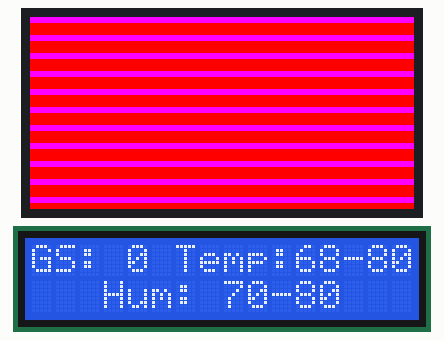
Bench run of a sketch on a simulated Arduino Mega 2560, built with avr-gcc and run on an emulated ATmega2560. Parts: 64×32 colour display, 16×2 character LCD.

Above: at 0.3 s.

The sketch:

LED_lighting_0.1.3.ino
```cpp
// Original code provided by Michael Schwindt and Kaylyn Wessel
// Edited by Mike Schwindt
// Version 0.1.3
// 9/04/18
// added a new color loop that will focus more on the red and blue lights, and instead of the whole screen
// being the same color I sectioned the display into 4 sub displays each with their own color/color loop


// testshapes demo for RGBmatrixPanel library.
// Demonstrates the drawing abilities of the RGBmatrixPanel library.
// For 32x64 RGB LED matrix.

// NOTE THIS CAN ONLY BE USED ON A MEGA! NOT ENOUGH RAM ON UNO!

#include <Adafruit_GFX.h>   // Core graphics library
#include <RGBmatrixPanel.h> // Hardware-specific library
#include <Keypad.h>
#include <LiquidCrystal.h>

#define OE   9
#define LAT 10
#define CLK 11
#define A   A0
#define B   A1
#define C   A2
#define D   A3


//for keypad
const byte ROWS = 4;  //four rows
const byte COLS = 3;  //three columns
char hexaKeys[ROWS][COLS] = {
  {'1','2','3'},
  {'4','5','6'},
  {'7','8','9'},
  {'*','0','#'}
};

byte rowPins[ROWS] = {7,2,3,5}; //connect to the pins of the board that correspond to rows
byte colPins[COLS] = {6,8,4}; //connect to the pins of the board that correspond to the columns

//initialize an instance of class NewKeypad
Keypad customKeypad = Keypad( makeKeymap(hexaKeys), rowPins, colPins, ROWS, COLS);
// initialize the library with the numbers of the interface pins on LCD screen
LiquidCrystal lcd(37,34,38,30,36,32);

//for LED
RGBmatrixPanel matrix(A, B, C, D, CLK, LAT, OE, false, 64);

// Globals for dim and bright
int BRIGHTNESS = 7;

// more globals
int GROWINGCYCLE = 0;
int HUMHIGH = 80;
int HUMLOW = 70;
int TEMPHIGH = 80;
int TEMPLOW = 68;
int red = BRIGHTNESS;
int blue = BRIGHTNESS;
int green = BRIGHTNESS;
int red2 = red;
int blue2 = blue;
int green2 = green;
int high = 7;
int low = 0;

unsigned long startMillis;  //some global variables available anywhere in the program
unsigned long startMillis2;
unsigned long startMillis3;
unsigned long currentMillis;
unsigned long currentMillis2;
unsigned long currentMillis3;
unsigned long period1 = 1000*1;  // second number is the number of seconds
unsigned long period2 = 1000;

void messageCancel()
{
      lcd.clear();
      lcd.begin(16,2);
      lcd.print("MESSAGE CANCELED!");
      delay (2000);
      lcd.clear();
}

void greenAndHello()
{
   // fix the screen with green
    matrix.fillRect(0, 0, matrix.width(), matrix.height(), matrix.Color333(0, BRIGHTNESS, 0));
    delay(2000);

    //Write HELLO across screen to get attention before message is displayed
     matrix.setCursor(3, 8);  //start at 8 pixels down and 3 pixels in
     matrix.setTextSize(2);   //size 2 == 16 pixels high
     matrix.setTextWrap(false);

   // fill the screen with 'black'
    matrix.fillScreen(matrix.Color333(0, 0, 0));

    matrix.setTextColor(matrix.Color333(BRIGHTNESS,BRIGHTNESS,BRIGHTNESS));
    matrix.print('H');
    delay(250);
    matrix.setTextColor(matrix.Color333(BRIGHTNESS,BRIGHTNESS,BRIGHTNESS));
    matrix.print('E');
    delay(250);
    matrix.setTextColor(matrix.Color333(BRIGHTNESS,BRIGHTNESS,BRIGHTNESS));
    matrix.print('L');
    delay(250);
    matrix.setTextColor(matrix.Color333(BRIGHTNESS,BRIGHTNESS,BRIGHTNESS));
    matrix.print('L');
    delay(250);
    //This last one will determine color for message as well since we do not change it anywhere else
    matrix.setTextColor(matrix.Color333(BRIGHTNESS,BRIGHTNESS,BRIGHTNESS));
    matrix.print('O');
    delay(2500);

    // fill the screen with 'black'
    matrix.fillScreen(matrix.Color333(0, 0, 0));
}
// return 1/true for good
// return 0/false for cancel
bool checkForCancel(long delayTime)
{
  int count = 0;
  char customKey;
  Serial.print(delayTime);
  Serial.print(" ");
  Serial.print(count);
  Serial.print("\n");
  while(count < delayTime)
  {
    customKey = customKeypad.getKey();
    if(customKey == '*')
    {
      return false;
    }
    delay(1);
    count = count + 1;
  }
  return true;
}

bool lcdCountDown(bool shorter = false)
{
    long Time = 1000; // approximately 1 sec
    // this is a work around, function was being weird with first number being too big
    // so this is how I got it to work correctly
    lcd.setCursor(14,1);
    lcd.print(" ");
    Serial.print("Going to 5 \n");
    if(!checkForCancel(100))
    {
      return false;
    }
    // just shorten time if needed
    if(!shorter)
    {
      lcd.setCursor(14,1);
      lcd.print(" 5");
      Serial.print("Going to 4 \n");
      if(!checkForCancel(Time))
      {
        return false;
      }
      lcd.setCursor(14,1);
      lcd.print(" 4");
      Serial.print("Going to 3 \n");
      if(!checkForCancel(Time))
      {
        return false;
      }
    }
    lcd.setCursor(14,1);
    lcd.print(" 3");
    Serial.print("Going to 2 \n");
    if(!checkForCancel(Time))
    {
      return false;
    }
    lcd.setCursor(14,1);
    lcd.print(" 2");
    Serial.print("Going to 1 \n");
    if(!checkForCancel(Time))
    {
      return false;
    }
    lcd.setCursor(14,1);
    lcd.print(" 1");
    Serial.print("Going to 0 \n");
    if(!checkForCancel(Time))
    {
      return false;
    }
    return true;
}

void preset()
{
  lcd.begin(16,2);
  lcd.print("Preset:");
}
// message for the LCS display
// return a 1/true for 'good to go'
// return a 0/false for 'cancel'
bool lcdMessages(char *num)
{
  if(num[0] == '0' && num[1] == '1')
  {
    preset();
    lcd.print(" Brights");
  }
  else if(num[0] == '0' && num[1] == '2')
  {
    preset();
    lcd.print(" Animals");
  }
  else if(num[0] == '0' && num[1] == '3')
  {
    preset();
    lcd.print(" Pass");
  }
    else if(num[0] == '0' && num[1] == '4')
  {
    preset();
    lcd.print("Road Work");
  }
    else if(num[0] == '0' && num[1] == '5')
  {
    preset();
    lcd.print(" ICE");
  }
    else if(num[0] == '0' && num[1] == '9')
  {
    preset();
    lcd.print(" F.U.");
  }
  else if(num[0] == '0' && num[1] == '#')
  {
    if(BRIGHTNESS == 7)
    {
      lcd.begin(16,2);
      lcd.print("Brightness");
      lcd.setCursor(0,1);
      lcd.print("turned DOWN");
      delay (1000);
      lcd.begin(16,2);
      lcd.print(" ");
      BRIGHTNESS = 3;
    }
    else if(BRIGHTNESS == 3)
    {
      lcd.begin(16,2);
      lcd.print("Brightness");
      lcd.setCursor(0,1);
      lcd.print("turned UP");
      delay (1000);
      lcd.begin(16,2);
      lcd.print(" ");
      BRIGHTNESS = 7;
    }
    return 0;
  }
  else
  {
    lcd.begin(16,2);
    lcd.print("No Preset for ");
    lcd.print(num[0]);
    lcd.print(num[1]);
    lcd.setCursor(0,1);
    lcd.print("Exiting");
    // use the short lcd countdown
    lcdCountDown(true);
    return 0;
  }

  lcd.setCursor(0,1);
  lcd.print("Displaying in:");
  if(!lcdCountDown())
  {
    return 0;
  }
  lcd.begin(16,2);
  lcd.print("message sent");
  delay (1000);
  lcd.begin(16,2);
  lcd.print(" ");
  return 1;
}

char getKeyVal(int timer = 500)
{
  int count = 0;
  while(count <= timer)
  {
    char customKey = customKeypad.getKey();
    if(customKey != NULL)
    {
      return customKey;
    }
    if(timer != 0)
    {
      delay(1);
      count++;
    }
    else
    {
      count = 0;
    }
  }
  // if it leaves the while loop based on the timer return the char '?'
  return '?';
}

// this is where we will add future messages
void messages(char *key, bool testing = false)
{
  int displayTime = 25000;
  if(testing)
  {
    displayTime = displayTime/4;
  }
  // 01 change growing stage
  // 02 change HUMHIGH
  // 03 change HUMLOW
  // 04 change TEMPHIGH
  // 05 change TEMPLOW
  if (key[0] == '0' && key[1] == '1')
  {
    lcd.begin(16,2);
    lcd.print("Current GS: ");
    lcd.print(GROWINGCYCLE);
    char key = getKeyVal(0);
    while(key != "*")
    {
      lcd.begin(16,2);
      lcd.print("Current GROWINGSTAGE: ");
      lcd.print(GROWINGCYCLE);
      incrDecr(GROWINGCYCLE, key);
    }
  }

  if (key[0] == '0' && key[1] == '1')
  {
    lcd.begin(16,2);
    lcd.print("Current HUMHIGH: ");
    lcd.print(HUMHIGH);
    char key = getKeyVal(0);
    while(key != "*")
    {
      lcd.begin(16,2);
      lcd.print("Current HUMHIGH: ");
      lcd.print(HUMHIGH);
      incrDecr(HUMHIGH, key);
    }
  }
  else if (key[0] == '0' && key[1] == '2')
  {
    lcd.begin(16,2);
    lcd.print("Current HUMLOW: ");
    lcd.print(HUMLOW);
    char key = getKeyVal(0);
    while(key != "*")
    {
      lcd.begin(16,2);
      lcd.print("Current HUMLOW: ");
      lcd.print(HUMLOW);
      incrDecr(HUMLOW, key);
    }
  }
  else if (key[0] == '0' && key[1] == '3')
  {
    lcd.begin(16,2);
    lcd.print("Current TEMPLOW: ");
    lcd.print(TEMPLOW);
    char key = getKeyVal(0);
    while(key != "*")
    {
      lcd.begin(16,2);
      lcd.print("Current TEMPLOW: ");
      lcd.print(TEMPLOW);
      incrDecr(TEMPLOW, key);
    }
  }

  else if (key[0] == '0' && key[1] == '4')
  {
    lcd.begin(16,2);
    lcd.print("Current HUMLOW: ");
    lcd.print(TEMPHIGH);
    char key = getKeyVal(0);
    while(key != "*")
    {
      lcd.begin(16,2);
      lcd.print("Current TEMPHIGH: ");
      lcd.print(TEMPHIGH);
      incrDecr(TEMPHIGH, key);
    }
  }

  else if (key[0] == '0' && key[1] == '5')
  {
    lcd.begin(16,2);
    lcd.print("Current HUMLOW: ");
    lcd.print(HUMLOW);
    char key = getKeyVal(0);
    while(key != "*")
    {
      lcd.begin(16,2);
      lcd.print("Current HUMHIGH: ");
      lcd.print(HUMLOW);
      incrDecr(HUMLOW, key);
    }
  }
}


void incrDecr(int *value, char *key)
{
    lcd.begin(0,1);
    lcd.print("2=+1 8=-1 *=cancel");
    key = getKeyVal(0);
    if(key == "2")
    {
      value = value+1;
    }
    else if(key == "8")
    {
      value = value-1;
    }
}

void displaying()
{
  lcd.clear();
  lcd.begin(8,2);
  lcd.print("Displaying");
  lcd.setCursor(8,1);
  lcd.print("message");
}

void LCDSetup()
{
  lcd.clear();
  lcd.begin(16,2);
  lcd.print("GS: ");
  lcd.print(GROWINGCYCLE);
  lcd.print(" Temp:");
  lcd.print(TEMPLOW);
  lcd.print("-");
  lcd.print(TEMPHIGH);
  lcd.setCursor(2,1);
  lcd.print(" Hum: ");
  lcd.print(HUMLOW);
  lcd.print("-");
  lcd.print(HUMHIGH);
}

void fillPink()
{
  matrix.fillScreen(matrix.Color333(red,0,blue));
}

// this color controller doesnt have green
void ngColorController()
{
  if(red == low)
  {
    red = high;
  }
  else
  {
    red--;
  }
  if(blue == low)
  {
    blue = high;
  }
  else
  {
    blue--;
  }
}

// RGB color controller
void colorController()
{
  //red full others empty
  //fill green
  int high = 7;
  int low = 0;
  if(red == high && blue == low && green < high)
  {
    green++;
  }
  //reduce red
  else if(green == high && blue == low && red > low)
  {
    red--;
  }
  //fill blue
  else if(green == high && red == low && blue < high)
  {
    blue++;
  }
  //reduce green
  else if(red == low && blue == high && green > low)
  {
    green--;
  }
  //fill red
  else if(blue == high && green == low && red < high)
  {
    red++;
  }
  //reduce blue
  else if(red == high && green == low && blue > low)
  {
    blue--;
  }
}

// *****************************************************************
// as of now all the color loops are designed to be used on their own. No testing has been done
// to see if they will work in tandem, but the guess based on how coding works and how this code
// is set up, they likely will not work together
// ******************************************************************

// color loop for the seedling stage, very similar to veg loop but there is no green
// red promotes growth, as does blue, but do not want to much blue as it stops growth if there is too much
void seedlingColorLoop()
{
  for(int i = 0; i < 64; i++)
  {
    // make these the blue lines
    if(i%3 == 0)
    {
      matrix.drawLine(0,i,64,i,matrix.Color333(red,0,high));
    }
    // make these the red lines
    else
    {
      matrix.drawLine(0,i,64,i,matrix.Color333(high,0,blue));
    }
  }
  ngColorController();
}

// similar to seedling loop but now includes some green/yellow lights
void vegColorLoop()
{
  for(int i = 0; i < 64; i++)
  {
    // make these the blue lines
    if(i%3 == 0)
    {
      matrix.drawLine(0,i,64,i,matrix.Color333(red,0,high));
    }
     // make these the red lines
    else
    {
      matrix.drawLine(0,i,64,i,matrix.Color333(high,0,blue));
    }
    //throw in some green and red
    if(i%4 == 0)
    {
      matrix.drawLine(12,i,50,i,matrix.Color333(high,green,0));
    }
  }
  colorController();
}

// want more blue here to stop the plant from growing
void flowerColorLoop()
{
  for(int i = 0; i < 64; i++)
  {
    // make these the red lines
    if(i%3 == 0)
    {
      matrix.drawLine(0,i,64,i,matrix.Color333(high,0,blue));
    }
     // make these the blue lines
    else
    {
      matrix.drawLine(0,i,64,i,matrix.Color333(red,0,high));
    }
    //throw in some green and blue
    if(i%4 == 0)
    {
      matrix.drawLine(12,i,50,i,matrix.Color333(0,green,high));
    }
  }
}

void setup()
{
  Serial.begin(9600);   //is for the keypad
  red = 7;
  blue = 0;
  green = 0;
  period1 = 1000*60*60*2; // milliseconds*seconds*minutes*hours*days

  matrix.begin();
  fillPink();
  LCDSetup();
  startMillis = millis();
  seedlingColorLoop();
}

void loop()
{
  //first timer for color loop
  currentMillis = millis();  //get the current time
  if (currentMillis - startMillis >= period1)  //test whether the period has elapsed
  {
      seedlingColorLoop();
      // restart loop
      startMillis = millis();
  }
}
```
